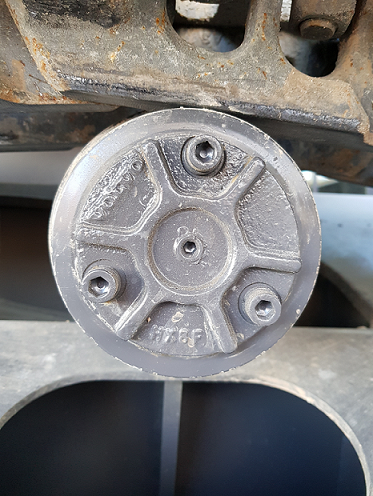
#> input picture cannyparts/rollupper2.png, 373 x 496 px
$ python circleso.py
#> lines starting #> are read from the running program, lines starting #| are printed output that depends on the picture
import cv2
import numpy as np

img = cv2.imread('rollupper2.png',0)
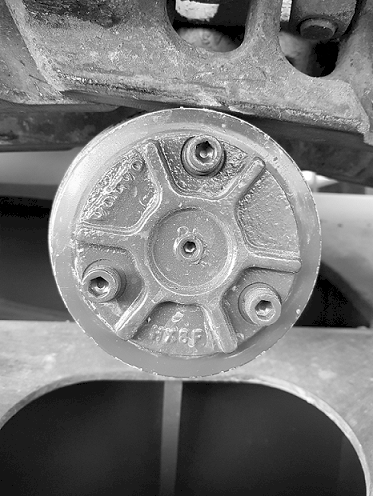
#> img: shape (496, 373); min 0, max 255, mean 120.3
img = cv2.medianBlur(img,5)
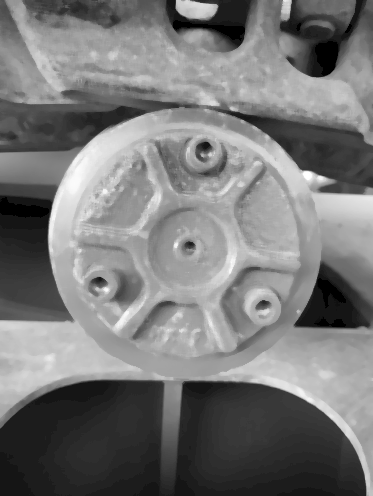
#> img: shape (496, 373); min 0, max 255, mean 119.6
cimg = cv2.cvtColor(img,cv2.COLOR_GRAY2BGR)

circles = cv2.HoughCircles(img,cv2.HOUGH_GRADIENT,1,10,
                            param1=50,param2=12,minRadius=0,maxRadius=200)
#> circles = 980 rows, first 8: [176.5, 233.5, 101.5], [169.5, 242.5, 100.4], [175.5, 261.5, 93.7], [205.5, 231.5, 93.8], [163.5, 252.5, 91.6], [124.5, 133.5, 99.3], [115.5, 119.5, 107], [160.5, 220.5, 81.7]

circles = np.uint16(np.around(circles))
#> circles = 980 rows, first 8: [176, 234, 102], [170, 242, 100], [176, 262, 94], [206, 232, 94], [164, 252, 92], [124, 134, 99], [116, 120, 107], [160, 220, 82]
for i in circles[0,:]:
    # draw the outer circle
    cv2.circle(cimg,(i[0],i[1]),i[2],(0,255,0),2)
    # draw the center of the circle
    cv2.circle(cimg,(i[0],i[1]),2,(0,0,255),3)
#> this loop made 980 passes
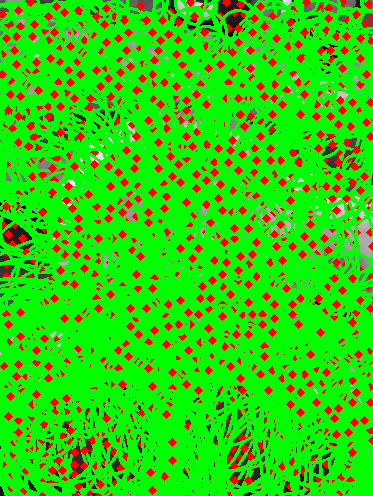
#> cimg: shape (496, 373, 3); mean B, G, R 7.5, 208.6, 42.1

cv2.imshow('detected circles',cimg)
#cv2.waitKey(0)
#cv2.destroyAllWindows()
